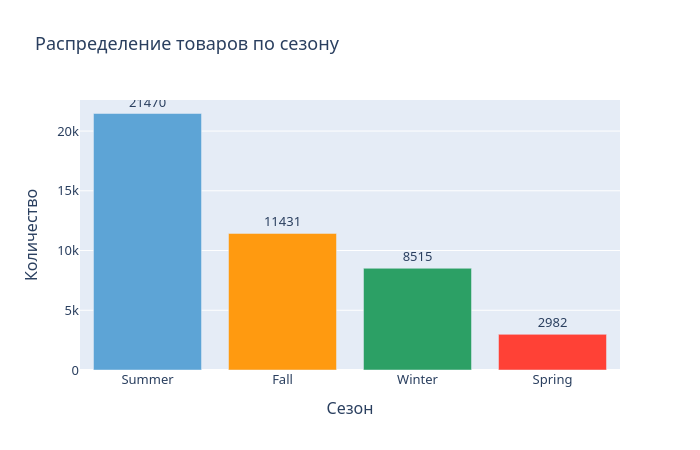

The cell this chart's notebook holds for it:
### Code cell
# =====================================================
# 3.3 Распределение по сезону
# =====================================================
season_counts = styles_valid['season'].value_counts()
colors_season = ['#5DA4D6', '#FF9A10', '#2CA065', '#FF4136']

fig = go.Figure(data=[
    go.Bar(
        x=season_counts.index,
        y=season_counts.values,
        text=season_counts.values,
        marker_color=colors_season[:len(season_counts)]
    )
])
fig.update_traces(texttemplate='%{text}', textposition='outside')
fig.update_layout(
    title="Распределение товаров по сезону",
    xaxis_title="Сезон",
    yaxis_title="Количество",
    width=700, height=450,
    font=dict(family="Segoe UI", size=13)
)
fig.show()

### Figure 1 — Plotly figure (JSON) as saved in the notebook; plotly's stock layout.template omitted (floating-point values rounded to 4 significant figures)
{"data": [{"marker": {"color": ["#5DA4D6", "#FF9A10", "#2CA065", "#FF4136"]}, "text": [21470.0, 11430.0, 8515.0, 2982.0], "textposition": "outside", "texttemplate": "%{text}", "type": "bar", "x": ["Summer", "Fall", "Winter", "Spring"], "y": [21470, 11431, 8515, 2982]}], "layout": {"font": {"family": "Segoe UI", "size": 13}, "height": 450, "title": {"text": "Распределение товаров по сезону"}, "width": 700, "xaxis": {"title": {"text": "Сезон"}}, "yaxis": {"title": {"text": "Количество"}}}}
